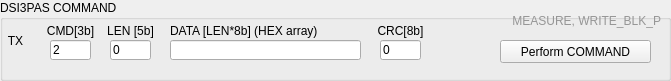
    <widget class="QGroupBox" name="groupBox_5">
     <property name="enabled">
      <bool>true</bool>
     </property>
     <property name="geometry">
      <rect>
       <x>20</x>
       <y>380</y>
       <width>671</width>
       <height>81</height>
      </rect>
     </property>
     <property name="styleSheet">
      <string notr="true"/>
     </property>
     <property name="title">
      <string>DSI3PAS COMMAND</string>
     </property>
     <widget class="QLabel" name="label_64">
      <property name="geometry">
       <rect>
        <x>40</x>
        <y>20</y>
        <width>61</width>
        <height>21</height>
       </rect>
      </property>
      <property name="text">
       <string>CMD[3b]</string>
      </property>
      <property name="alignment">
       <set>Qt::AlignCenter</set>
      </property>
     </widget>
     <widget class="CustomControls::LineEdit" name="lineEdit_17">
      <property name="geometry">
       <rect>
        <x>50</x>
        <y>40</y>
        <width>41</width>
        <height>20</height>
       </rect>
      </property>
      <property name="accessibleName">
       <string>MWriteCOMMAND[CMD]</string>
      </property>
      <property name="inputMask">
       <string/>
      </property>
      <property name="text">
       <string>2</string>
      </property>
      <property name="readOnly">
       <bool>true</bool>
      </property>
     </widget>
     <widget class="QLabel" name="label_66">
      <property name="geometry">
       <rect>
        <x>100</x>
        <y>20</y>
        <width>61</width>
        <height>21</height>
       </rect>
      </property>
      <property name="text">
       <string>LEN [5b]</string>
      </property>
      <property name="alignment">
       <set>Qt::AlignCenter</set>
      </property>
     </widget>
     <widget class="CustomControls::LineEdit" name="lineEdit_19">
      <property name="geometry">
       <rect>
        <x>110</x>
        <y>40</y>
        <width>41</width>
        <height>20</height>
       </rect>
      </property>
      <property name="accessibleName">
       <string>MWriteCOMMAND[LEN]</string>
      </property>
      <property name="inputMask">
       <string/>
      </property>
      <property name="text">
       <string>0</string>
      </property>
      <property name="readOnly">
       <bool>false</bool>
      </property>
     </widget>
     <widget class="QLineEdit" name="lineEditMWriteCOMMANDDATA">
      <property name="geometry">
       <rect>
        <x>170</x>
        <y>40</y>
        <width>191</width>
        <height>20</height>
       </rect>
      </property>
      <property name="accessibleName">
       <string/>
      </property>
      <property name="inputMask">
       <string/>
      </property>
      <property name="text">
       <string/>
      </property>
      <property name="readOnly">
       <bool>false</bool>
      </property>
     </widget>
     <widget class="QLabel" name="label_69">
      <property name="geometry">
       <rect>
        <x>170</x>
        <y>20</y>
        <width>191</width>
        <height>21</height>
       </rect>
      </property>
      <property name="text">
       <string>DATA [LEN*8b] (HEX array)</string>
      </property>
      <property name="alignment">
       <set>Qt::AlignLeading|Qt::AlignLeft|Qt::AlignVCenter</set>
      </property>
     </widget>
     <widget class="QLabel" name="label_70">
      <property name="geometry">
       <rect>
        <x>370</x>
        <y>20</y>
        <width>61</width>
        <height>21</height>
       </rect>
      </property>
      <property name="text">
       <string>CRC[8b]</string>
      </property>
      <property name="alignment">
       <set>Qt::AlignCenter</set>
      </property>
     </widget>
     <widget class="CustomControls::LineEdit" name="lineEdit_23">
      <property name="geometry">
       <rect>
        <x>380</x>
        <y>40</y>
        <width>41</width>
        <height>20</height>
       </rect>
      </property>
      <property name="accessibleName">
       <string>MWriteCOMMAND[CRC]</string>
      </property>
      <property name="inputMask">
       <string/>
      </property>
      <property name="text">
       <string>0</string>
      </property>
      <property name="readOnly">
       <bool>true</bool>
      </property>
     </widget>
     <widget class="CustomControls::PushButton" name="pushButton_19">
      <property name="geometry">
       <rect>
        <x>500</x>
        <y>40</y>
        <width>151</width>
        <height>23</height>
       </rect>
      </property>
      <property name="accessibleName">
       <string>PerformCOMMAND()</string>
      </property>
      <property name="text">
       <string>Perform COMMAND</string>
      </property>
     </widget>
     <widget class="QLabel" name="label_86">
      <property name="geometry">
       <rect>
        <x>0</x>
        <y>30</y>
        <width>31</width>
        <height>21</height>
       </rect>
      </property>
      <property name="text">
       <string>TX</string>
      </property>
      <property name="alignment">
       <set>Qt::AlignCenter</set>
      </property>
     </widget>
     <widget class="QLabel" name="labelCRM_RESP_FRAME_LEN_15">
      <property name="geometry">
       <rect>
        <x>490</x>
        <y>10</y>
        <width>171</width>
        <height>21</height>
       </rect>
      </property>
      <property name="palette">
       <palette>
        <active>
         <colorrole role="WindowText">
          <brush brushstyle="SolidPattern">
           <color alpha="255">
            <red>150</red>
            <green>150</green>
            <blue>150</blue>
           </color>
          </brush>
         </colorrole>
         <colorrole role="Text">
          <brush brushstyle="SolidPattern">
           <color alpha="255">
            <red>0</red>
            <green>0</green>
            <blue>0</blue>
           </color>
          </brush>
         </colorrole>
        </active>
        <inactive>
         <colorrole role="WindowText">
          <brush brushstyle="SolidPattern">
           <color alpha="255">
            <red>150</red>
            <green>150</green>
            <blue>150</blue>
           </color>
          </brush>
         </colorrole>
         <colorrole role="Text">
          <brush brushstyle="SolidPattern">
           <color alpha="255">
            <red>0</red>
            <green>0</green>
            <blue>0</blue>
           </color>
          </brush>
         </colorrole>
        </inactive>
        <disabled>
         <colorrole role="WindowText">
          <brush brushstyle="SolidPattern">
           <color alpha="255">
            <red>120</red>
            <green>120</green>
            <blue>120</blue>
           </color>
          </brush>
         </colorrole>
         <colorrole role="Text">
          <brush brushstyle="SolidPattern">
           <color alpha="255">
            <red>120</red>
            <green>120</green>
            <blue>120</blue>
           </color>
          </brush>
         </colorrole>
        </disabled>
       </palette>
      </property>
      <property name="text">
       <string>MEASURE, WRITE_BLK_P</string>
      </property>
      <property name="alignment">
       <set>Qt::AlignRight|Qt::AlignTrailing|Qt::AlignVCenter</set>
      </property>
     </widget>
    </widget>
